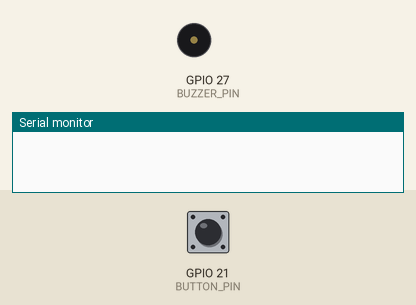
Recording of a sketch running on a simulated ESP32. On the bench: buzzer (waves = sounding), the last lines printed to the serial monitor. The inputs (shaded band) are chosen by the test bench; at power-on: GPIO 21 (BUTTON_PIN) HIGH. The modem accepts every AT command (registered, SIM ready, sends succeed) and sends nothing else.

Above: at 0.0 s.
At 40.1 s:
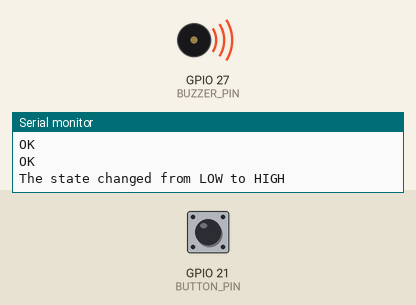
Timing chart, 0 to 43.6 s (numbered marks = the images above):
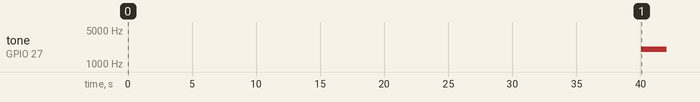

The sketch:

WomenSafety.ino
```cpp
#define BUTTON_PIN 21 // GIOP21 pin connected to button
#define BUZZER_PIN 27

// Variables will change:
int lastState = LOW; // the previous state from the input pin
int currentState;     // the current reading from the input pin
String response;
void setup() {
  Serial.begin(9600);
  Serial2.begin(115200);
  delay(3000);
  // test_sim800_module();
  pinMode(BUZZER_PIN, OUTPUT);
  ledcSetup(0, 4000, 8); // channel 0, 2 kHz, 8-bit resolution
  // Attach the buzzer to the LEDC channel
  ledcAttachPin(BUZZER_PIN, 0);
  // initialize the pushbutton pin as an pull-up input
  pinMode(BUTTON_PIN, INPUT_PULLUP);
  getLocation();
}

void getLocation()
{
  Serial.println("Initializing...");
  delay(1000);

  // Serial2.println("AT+CGATT=1"); // Attach to Serial2
  // delay(2000);
  Serial2.println("AT+SAPBR=3,1,\"Contype\",\"GPRS\""); // Set the Serial2 context to HTTP
  delay(2000);
  Serial2.println("AT+SAPBR=3,1,\"APN\",\"www\""); // Set the APN
  delay(2000);
  // Serial2.println("AT+COPS=?");
  // delay(500);
  // while (Serial2.available()) {
  //   Serial.write(Serial2.read());
  // }
Serial2.println("AT+CSQ");
  delay(500);
  while (Serial2.available()) {
    Serial.write(Serial2.read());
  }


  Serial.println();
  Serial2.println("AT+SAPBR=1,1"); // Open the Serial2 context
  delay(2000);
  Serial2.println("AT+SAPBR=4,1"); // Open the Serial2 context
  delay(2000);
  // Serial2.println("AT+CIICR"); // Bring up wireless connection
  // delay(2000);
  // Serial2.println("AT+CIFSR"); // Get the local IP address
  // delay(2000);
  Serial2.println("AT+CLBS=1,1"); // Get the location using GSM network
  delay(25000);
  while (Serial2.available()) {
    char c = Serial2.read();
    Serial.write(c);
    response += c;
  }
  Serial2.println("AT+SAPBR=0,1"); // Open the Serial2 context
  delay(2000);
}


void ringer()
{
  int frequency = 2000;
  ledcWriteTone(0, frequency);
  delay(2000);

  // Turn off the buzzer for 500 ms
  ledcWriteTone(0, 0);
  delay(500);
}

void make_call()
{

  Serial2.println("ATD+919767527025;"); // replace +9170 with the phone number you want to call

  delay(5000); // wait for 5 seconds for the call to connect
  Serial2.write(0x1A); // send the "End of Text" character to end the call
  delay(5000); // wait for 5 seconds for the call to end
}

void send_SMS() {

  Serial2.println("AT+CMGF=1"); // set the SMS mode to text mode
  Serial.println("AT+CMGF=1"); // set the SMS mode to text mode

  while (Serial2.available())
  {
    Serial.write(Serial2.read());//Forward what Software Serial received to Serial Port
  }
  delay(2000);
  //
 String googleMapsLink;
  String locationData;
    // Extract latitude and longitude from the response
  int clbsIndex = response.indexOf("+CLBS:");
  if (clbsIndex != -1) {
    int commaIndex = response.indexOf(',', clbsIndex);
    if (commaIndex != -1) {
      locationData = response.substring(commaIndex + 1);

      int secondCommaIndex = locationData.indexOf(',');

      if (secondCommaIndex != -1) {
        String latitude = locationData.substring(0, secondCommaIndex);

        String longitude = locationData.substring(secondCommaIndex + 1,secondCommaIndex+9);

        googleMapsLink = "https://www.google.com/maps/place/" + longitude + "," + latitude;

      }
    }
  }
  Serial2.println("AT+CMGS=\"+919767527025\""); // replace with the phone number you want to send SMS to
  delay(2000);
  Serial2.print("Help! I am In Danger   \n"); // the SMS message
  Serial2.print(googleMapsLink);
  // Serial2.print("https://www.google.com/maps/place/Research+Lab/16.8456964,74.601159");
  // delay(1000);

  // Serial2.write(0x1A);
  Serial2.write(26); // send the "End of Text" character to send the SMS

  delay(6000); // wait for 5 seconds for the SMS to be sent
  Serial2.println("AT+CMGS=\"+917038368795\""); // replace with the phone number you want to send SMS to
  delay(2000);
  Serial2.print("Help! I am In Danger   \n"); // the SMS message
  Serial2.print(googleMapsLink);
  // Serial2.print("https://www.google.com/maps/place/Research+Lab/16.8456964,74.601159");
  // delay(1000);

  // Serial2.write(0x1A);
  Serial2.write(26);
  delay(5000);

  //

  Serial2.println("AT+CMGS=\"+919823186064\""); // replace with the phone number you want to send SMS to
  delay(2000);
  Serial2.print("Help! I am In Danger   \n"); // the SMS message
  Serial2.print(googleMapsLink);
  // Serial2.print("https://www.google.com/maps/place/Research+Lab/16.8456964,74.601159");
  // delay(1000);

  // Serial2.write(0x1A);
  Serial2.write(26);
  delay(5000);
}


void loop() {
  // read the state of the switch/button:
  currentState = digitalRead(BUTTON_PIN);

  if (lastState == LOW && currentState == HIGH) {
    // Wait for a short delay to debounce the button
    delay(50);

    // Read the button state again
    currentState = digitalRead(BUTTON_PIN);

    // Check if the state is still HIGH after debouncing
    if (currentState == HIGH) {
      Serial.println("The state changed from LOW to HIGH");
      delay(500);
      ringer();
      send_SMS();
      delay(2000);
      make_call();


    }
  }

  // save the last state
  lastState = currentState;
}
```

Measured:
- by itself, tone on GPIO 27 (BUZZER_PIN): silent → 2000 Hz at 40.1 s, → silent 2.0 s later
